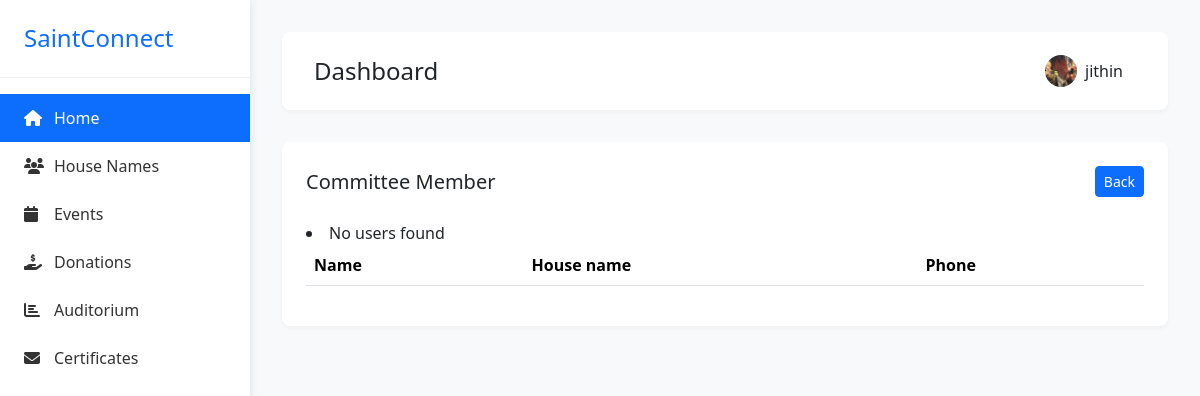
Before: /user_filter/Committee Member (signed in) with the older database file.
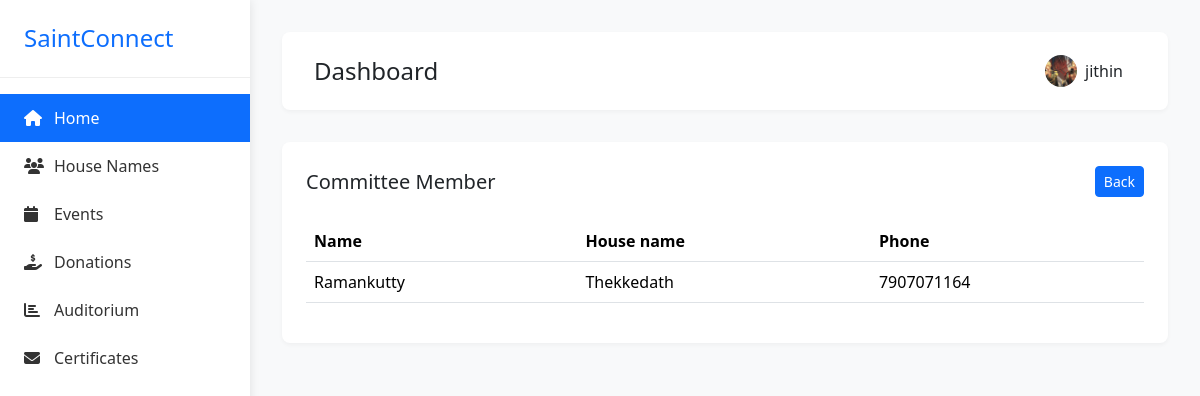
After: the same page with the newer database file.
### app/models.py (models this page shows, shortened)
class UserProfile_Model(models.Model):
    GENDER_CHOICES = [
        ('Male', 'Male'),
        ('Female', 'Female'),
        ('Others', 'Others'),
    ]
    ROLE_CHOICES = [
        ('Member', 'Member'),
        ('Staff', 'Staff'),
        ('Youth', 'Youth'),
        ('Committee Member', 'Committee Member'),
        ('Choir', 'Choir'),
    ]
    name=models.CharField(max_length=100,null=True)
    house_name=models.ForeignKey(House_Name,on_delete=models.CASCADE,null=True,blank=True)
    address=models.TextField(null=True)
    age=models.PositiveIntegerField(null=True)
    email=models.EmailField(null=True)
    gender=models.CharField(max_length=100,choices=GENDER_CHOICES,null=True)
    profile_picture=models.FileField(upload_to='images',null=True,blank=True)
    phone_number=models.PositiveIntegerField(null=True)
    role=models.CharField(max_length=100,choices=ROLE_CHOICES,null=True)
    date_of_birth=models.DateField(null=True,blank=True)
    user=models.OneToOneField(User,on_delete=models.CASCADE)
    created_date=models.DateField(auto_now_add=True)
    updated_date=models.DateField(auto_now=True)
    is_active=models.BooleanField(default=True)

class House_Name(models.Model):
    name=models.CharField(max_length=100)
    def __str__(self):
         return self.name

### app/views.py (the view)
# urls.py: path('user_filter/<str:role>', User_Filter_View.as_view(),name='user_filter'),
@method_decorator(Login_required,name='dispatch')
class User_Filter_View(View):
    def get(self,request, role,*args, **kwargs):
        user = get_object_or_404(UserProfile_Model, user=request.user)
        users = UserProfile_Model.objects.filter(role=role).exclude(user__is_superuser=True)
        return render(request, 'user_filter.html', {'users': users, 'role': role,'user':user})

### app/views.py (called while the page is built)
def Login_required(fn):
    def wrapper(request,*args,**kwargs):
        if not request.user.is_authenticated:
            return redirect('login')
        else:
            return fn(request,*args,**kwargs)
    return wrapper

### app/templates/user_filter.html (shortened to what this page needs)
<!DOCTYPE html>
<html lang="en">
<head>
    <link href="https://cdnjs.cloudflare.com/ajax/libs/bootstrap/5.3.2/css/bootstrap.min.css" rel="stylesheet">
    <link href="https://cdnjs.cloudflare.com/ajax/libs/font-awesome/6.4.0/css/all.min.css" rel="stylesheet">
    <link rel="stylesheet" href="https://cdn.jsdelivr.net/npm/bootstrap-icons@1.11.3/font/bootstrap-icons.min.css">
</head>
<body>
    <div class="sidebar">
        <div class="sidebar-logo">
            <a class="sidebar-a" href="{% url 'home' %}">
                <h4 class="m-0 text-primary">SaintConnect</h4>
            </a>
        </div>
        <div class="sidebar-menu">
            <a href="{% url 'admin' %}" class="active"><i class="fas fa-home"></i> Home</a>
            <a href="{% url 'house_name' %}"><i class="fas fa-users"></i> House Names</a>
            <a href="{% url 'event_list' %}"><i class="fas fa-calendar"></i> Events</a>
            <a href="{% url 'donation_add' %}"><i class="fas fa-hand-holding-usd"></i> Donations</a>
            <a href="{% url 'auditorium_add' %}"><i class="fas fa-chart-bar"></i> Auditorium</a>
            <a href="{% url 'admin_approval' %}"><i class="fas fa-envelope"></i> Certificates</a>
        </div>
    </div>
    <div class="main-content">
        <div class="top-bar d-flex justify-content-between align-items-center">
            <h4 class="m-0">Dashboard</h4>
            <div class="profile-dropdown dropdown">
                <button class="btn dropdown-toggle d-flex align-items-center gap-2" type="button"
                        data-bs-toggle="dropdown">
                        {% if user.profile_picture %}
                        <div style="background-image: url('{{ user.profile_picture.url }}')" alt="Profile"
                            class="profile-img"></div>
                        <span>{{request.user}}</span>
                        {% else %}
                        <div style="border: 1px solid black;" alt="Profile"
                            class="profile-img"></div>
                        <span>{{request.user}}</span>
                        {% endif %}
                    </button>
            </div>
        </div>
        <div class="table-container">
            <div class="d-flex justify-content-between align-items-center mb-4">
                <h5 class="m-0">{{role}}</h5>
                <a class="btn btn-primary btn-sm" href="{% url 'all_members' %}">Back</a>
            </div>
            <table class="table">
                <thead>
                    <tr>
                        <th>Name</th>
                        <th>House name</th>
                        <th>Phone</th>
                    </tr>
                </thead>
                <tbody>
                    {% for i in users %}
                    <tr>
                        <td>{{i.name}}</td>
                        <td>{{i.house_name}}</td>
                        <td>{{i.phone_number}}</td>
                    </tr>
                    {% empty %}
                    <li>No users found</li>
                    {% endfor %}
                </tbody>
            </table>
        </div>
    </div>
</body>
</html>

Changed rows visible on the page:
added UserProfile_Model: role "Committee Member", name "Ramankutty", house_name "Thekkedath", phone_number "7907071164"
Other visible differences:
{{ role }}: "Committee Member" → (not shown)
text no longer shown: "No users found"
